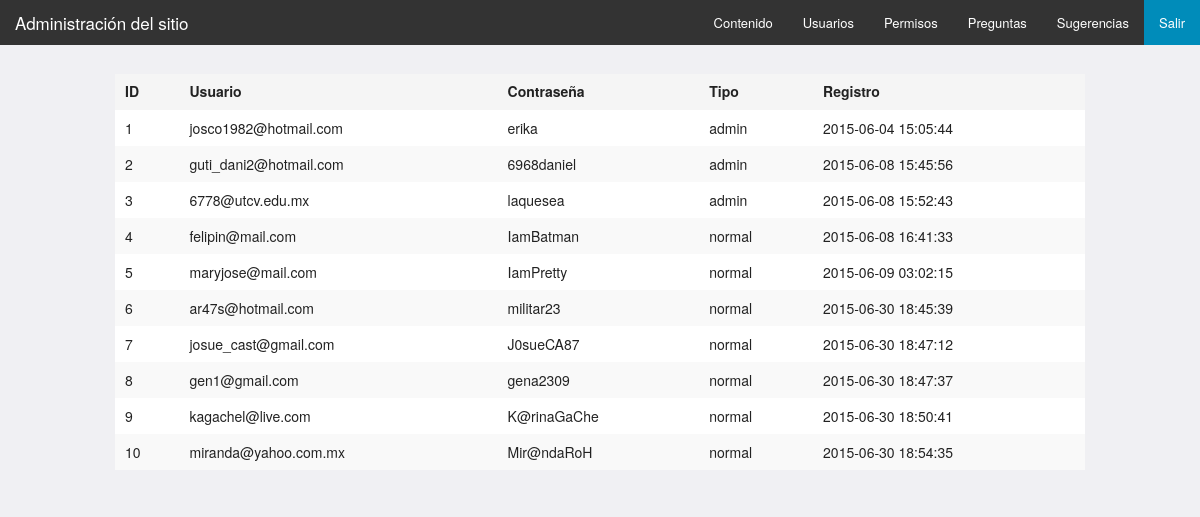
Page /admin/usuarios (signed in) on the committed database.
### tables this page shows
CREATE TABLE IF NOT EXISTS account (
    id INT(10) NOT NULL AUTO_INCREMENT,
    username VARCHAR(36) NOT NULL,
    pass VARCHAR(32) NOT NULL,
    kind VARCHAR(24) DEFAULT 'normal',
    since TIMESTAMP DEFAULT CURRENT_TIMESTAMP,
    person_id INT(10) NOT NULL,

    PRIMARY KEY (id),
    INDEX (person_id),

    FOREIGN KEY (person_id)
    REFERENCES person(id)
    ON DELETE CASCADE
    ON UPDATE CASCADE
);

### admin/library/View.php (called while the page is built, shortened)
<?php
class View extends Response {
    protected $template;
    protected $vars = [];
    public function __construct($template, $vars = []) {
        $this->template = $template;
        $this->vars = $vars;
    }
    public function getTemplate() {
        return $this->template;
    }
    public function getVars() {
        return $this->vars;
    }
    public function output() {
        $template = $this->getTemplate();
        $vars = $this->getVars();
        call_user_func(function () use ($template, $vars) {
            extract($vars);
            require "view/$template.tpl.php";
            $tpl_content = ob_get_contents();
            require "view/layout.tpl.php";
        });
    }
}

### admin/index.php (called while the page is built, shortened)
<?php
if (isset($_POST['uid']) && isset($_POST['pwd'])) {
    $uid = filter_input(INPUT_POST, 'uid', FILTER_SANITIZE_EMAIL);
    $pwd = filter_input(INPUT_POST, 'pwd', FILTER_SANITIZE_EMAIL);
    $_SESSION['uid'] = $uid;
    $_SESSION['pwd'] = $pwd;
} else if (isset($_SESSION['uid']) && isset($_SESSION['pwd'])) {
    $uid = $_SESSION['uid'];
    $pwd = $_SESSION['pwd'];
}
$account = new Account();
if (!$account->isAdmin($uid, $pwd)) {
    unset($_SESSION['uid']);
    unset($_SESSION['pwd']);
    ?>
    <!DOCTYPE html>
    <html>
        <head>
            <meta charset="utf-8" />
            <meta name="viewport" content="width=device-width, initial-scale=1.0" />
            <meta name="author" content="José Octavio Sánchez Contreras" />
            <meta name="author" content="Juan Daniel Gutiérrez Torres" />
            <title>Login page</title>
            <link rel="stylesheet" type="text/css" href="view/css/normalize.css" />
            <link rel="stylesheet" type="text/css" href="view/css/foundation.css" />
            <link rel="stylesheet" type="text/css" href="view/css/app.css" />
            <script type="text/javascript" src="view/js/vendor/modernizr.js"></script>
        </head>
        <body>
            <div class="large-4 medium-8 small-11 small-centered columns">
                <div class="login-error">
                    <h3>Access Denied</h3>
                    <p>
                        Your user ID or password is incorrect, or you are not a
                        registered user on this site. To try logging in again, click
                        <a href="<?= $_SERVER['PHP_SELF'] ?>">here</a>.
                    </p>
                </div>
            </div>
            <script type="text/javascript" src="view/js/vendor/jquery.js"></script>
            <script type="text/javascript" src="view/js/vendor/fastclick.js"></script>
            <script type="text/javascript" src="view/js/vendor/foundation.js"></script>
            <script>
                $(document).foundation();
            </script>
            <script type="text/javascript" src="view/js/app.js"></script>
        </body>
    </html>
    <?php
    exit;
}
$received_url = filter_input(INPUT_GET, 'url', FILTER_SANITIZE_URL);
$url = empty($received_url) ? "contenido" : $received_url;
$request = new Request($url);
$request->execute();

### model/Account.php (called while the page is built, shortened)
<?php
class Account extends Database {
    private $username;
    private $pass;
    private $kind;
    function __construct($register_data = []) {
        $this->db_name = "en2portr3s";
    }
    public function get($username = '') {
        if ($username === '') {
            $this->query = "SELECT * FROM account";
        } else {
            $this->query = "SELECT * FROM account WHERE username = '$username'";
        }
        $this->dql();
        $matches = count($this->rows);
        if ($matches === 0) {
            $this->message = 'Usuario no encontrado';
        } else if ($matches === 1) {
            $this->synchronize($this->rows[0]);
            $this->message = 'Usuario encontrado';
        } else {
            return $this->rows;
        }
    }
    public function isAdmin($username, $password) {
        $this->get($username);
        $first_step = $this->username === $username;
        $second_step = $this->pass === $password;
        $third_step = $this->kind === 'admin';
        return $first_step && $second_step && $third_step;
    }
}

### model/Database.php (called while the page is built, shortened)
<?php
abstract class Database {
    private static $db_host = 'localhost';
    private static $db_user = 'n2x3_user';
    private static $db_pass = 'En2porTr3$';
    private static $db_enc = 'utf8';
    protected $db_name = 'default';
    protected $query;
    private $connection;
    private function connect() {
        $this->connection = new \mysqli(
                self::$db_host, self::$db_user, self::$db_pass, $this->db_name);
        $this->connection->set_charset(self::$db_enc);
    }
    protected function dql() {
        $result = $this->connection->query($this->query);
    }
}

### admin/view/usuarios.tpl.php (the view, shortened to what this page needs)
<?php
$account = new Account();
$list = $account->get();
?>
<div class="row">
    <div class="large-12 columns">
        <table class="responsive">
            <thead>
                <tr>
                    <th>ID</th>
                    <th>Usuario</th>
                    <th>Contraseña</th>
                    <th>Tipo</th>
                    <th>Registro</th>
                </tr>
            </thead>
            <tbody>
                <?php
                foreach ($list as $user) {
                    echo '<tr>'
                    . '<td>' . $user['id'] . '</td>'
                    . '<td>' . $user['username'] . '</td>'
                    . '<td>' . $user['pass'] . '</td>'
                    . '<td>' . $user['kind'] . '</td>'
                    . '<td>' . $user['since'] . '</td>'
                    . '</tr>';
                }
                ?>
            </tbody>
        </table>
    </div>
</div>

### admin/library/Request.php (shortened to what this page needs)
<?php
class Request {
    protected $action;
    protected $default_action = 'index';
    protected $params = [];
    public function resolveAction(&$segments) {
        $this->action = array_shift($segments);
        if (empty($this->action)) {
            $this->action = $this->default_action;
        }
    }
    public function resolveParams(&$segments) {
        $this->params = $segments;
    }
    public function getActionMethodName() {
        return Inflector::camelCase($this->action) . 'Action';
    }
    public function execute() {
        $action_method_name = $this->getActionMethodName();
        $controller = new $qualified_controller_name();
        $response = call_user_func_array([$controller, $action_method_name], $this->params);
        $this->executeResponse($response);
    }
    public function executeResponse($response) {
        if ($response instanceof Response) {
            $response->output();
        } else if (is_string($response)) {
            echo $response;
        } else if (is_array($response)) {
            echo json_encode($response);
        } else {
            exit('Respuesta no valida');
        }
    }
}

### admin/view/layout.tpl.php (shortened to what this page needs)
<!DOCTYPE html>
<html>
    <head>
        <link rel="stylesheet" type="text/css" href="view/css/normalize.css" />
        <link rel="stylesheet" type="text/css" href="view/css/foundation.css" />
        <link rel="stylesheet" type="text/css" href="view/css/responsive-tables.css" />
        <link rel="stylesheet" type="text/css" href="view/css/app.css" />
    </head>
    <body>
        <div id="top">
            <nav class="top-bar" data-topbar role="navigation">
                <ul class="title-area">
                    <li class="name">
                        <h1><a href="./">Administración del sitio</a></h1>
                    </li>
                </ul>
                <section class="top-bar-section">
                    <ul class="right">
                        <li><a href="./">Contenido</a></li>
                        <li><a href="usuarios">Usuarios</a></li>
                        <li><a href="permisos">Permisos</a></li>
                        <li><a href="preguntas">Preguntas</a></li>
                        <li><a href="sugerencias">Sugerencias</a></li>
                        <li class="active"><a href="../" id="exit">Salir</a></li>
                    </ul>
                </section>
            </nav>
        </div>
        <div id="page-content">
            <div class="row">
                <div class="large-12 columns">
                    <?= $tpl_content; ?>
                </div>
            </div>
        </div>
    </body>
</html>

### admin/view/css/responsive-tables.css (style rules this page uses)
table th { font-weight: bold; }
table td, table th { padding: 9px 10px; text-align: left; }

### admin/view/css/app.css (style rules this page uses)
body { background: #F0F0F3; }
#page-content { margin-top: 2.4%; margin-bottom: 1.4%; }
table { width: 100%; border: 5px; }

### rows in the picture
account: id "1", username "josco1982@hotmail.com", pass "erika", kind "admin", since "2015-06-04 15:05:44"
account: id "2", username "guti_dani2@hotmail.com", pass "6968daniel", kind "admin", since "2015-06-08 15:45:56"
account: id "3", username "6778@utcv.edu.mx", pass "laquesea", kind "admin", since "2015-06-08 15:52:43"
account: id "4", username "felipin@mail.com", pass "IamBatman", kind "normal", since "2015-06-08 16:41:33"
account: id "5", username "maryjose@mail.com", pass "IamPretty", kind "normal", since "2015-06-09 03:02:15"
account: id "6", username "ar47s@hotmail.com", pass "militar23", kind "normal", since "2015-06-30 18:45:39"
account: id "7", username "josue_cast@gmail.com", pass "J0sueCA87", kind "normal", since "2015-06-30 18:47:12"
account: id "8", username "gen1@gmail.com", pass "gena2309", kind "normal", since "2015-06-30 18:47:37"
account: id "9", username "kagachel@live.com", pass "K@rinaGaChe", kind "normal", since "2015-06-30 18:50:41"
account: id "10", username "miranda@yahoo.com.mx", pass "Mir@ndaRoH", kind "normal", since "2015-06-30 18:54:35"
